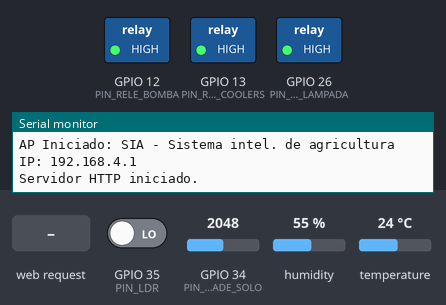
Recording of a sketch running on a simulated ESP32. Shown: switched loads named in the sketch (green lamp = pin HIGH), the last lines printed to the serial monitor. The test bench sets the inputs (shaded band); at power-on: GPIO 34 (PIN_UMIDADE_SOLO) = 2048, GPIO 35 (PIN_LDR) LOW, humidity 55 %, temperature 24 °C. Storage starts empty; random numbers use the default seed unless the sketch sets one.

Above: at 1.2 s.
1.3 s: HTTP request GET /command?modo=auto received
At 2.5 s:
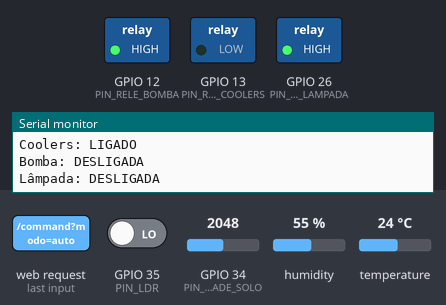
3.5 s: HTTP request GET /command?modo=manual received
Timing chart, 0 to 6.5 s (numbered marks = the images above; inputs shaded):
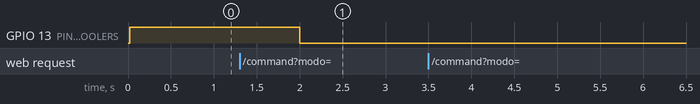

The sketch:

esp32.ino
```cpp
#include <WiFi.h>
#include <WebServer.h>
#include <DHT.h>
#include "FS.h"
#include "LittleFS.h"


// === DEFINIÇÕES DE PINOS ===
#define PIN_DHT 14
#define PIN_UMIDADE_SOLO 34
#define PIN_LDR 35

// Atuadores (Relés - Lógica Invertida: LOW = Liga, HIGH = Desliga)
#define PIN_RELE_COOLERS 13
#define PIN_RELE_LAMPADA 26
#define PIN_RELE_BOMBA 12
#define LIGA LOW
#define DESLIGA HIGH

// === CONFIGURAÇÕES GERAIS ===
const char *ssid = "SIA - Sistema intel. de agricultura";
const char *password = "sia12345";
IPAddress local_IP(192, 168, 4, 1);
IPAddress gateway(192, 168, 4, 1);
IPAddress subnet(255, 255, 255, 0);

// === INSTÂNCIAS ===
WebServer server(80);
DHT dht(PIN_DHT, DHT11);

// === VARIÁVEIS DE ESTADO E LEITURA ===
float temperatura = 0.0;
float umidadeAr = 0.0;
int umidadeSoloRaw = 0;
int umidadeSoloPorcentagem = 0;
int luminosidade = 0;
int luxSimulado = 0;

int estadoCoolers = 0;
int estadoLampada = 0;
int estadoBomba = 0;
bool modoAutomatico = false; // Começa em modo automático

// Setpoints
float tempMax_SP = 28.0;
float umidadeMin_SP = 40.0;
int lumMin_SP = 300;

// Variáveis de temporização
unsigned long tempoUltimaLeitura = 0;
const long intervaloLeitura = 1000;
unsigned long tempoUltimoDebug = 0;
const long intervaloDebug = 2500;

// === FUNÇÕES DE SISTEMA (LittleFS) ===

bool loadFromLittleFS(String path) {
    String contentType = "text/plain";
    if (path.endsWith(".html")) contentType = "text/html";
    else if (path.endsWith(".css")) contentType = "text/css";
    else if (path.endsWith(".js")) contentType = "application/javascript";
    else if (path.endsWith(".png")) contentType = "image/png";
    else if (path.endsWith(".jpg")) contentType = "image/jpeg";
    else if (path.endsWith(".ico")) contentType = "image/x-icon";

    if (LittleFS.exists(path)) {
        File file = LittleFS.open(path, "r");
        server.streamFile(file, contentType);
        file.close();
        return true;
    }
    return false;
}

// === FUNÇÕES DE CONTROLE DE ATUADORES ===

void setCoolers(int estado) {
    estadoCoolers = estado;
    digitalWrite(PIN_RELE_COOLERS, estado == 1 ? LIGA : DESLIGA);
    Serial.printf("Coolers: %s\n", estado == 1 ? "LIGADO" : "DESLIGADO");
}
void setLampada(int estado) {
    estadoLampada = estado;
    digitalWrite(PIN_RELE_LAMPADA, estado == 1 ? LIGA : DESLIGA);
    Serial.printf("Lâmpada: %s\n", estado == 1 ? "LIGADA" : "DESLIGADA");
}
void setBomba(int estado) {
    estadoBomba = estado;
    digitalWrite(PIN_RELE_BOMBA, estado == 1 ? LIGA : DESLIGA);
    Serial.printf("Bomba: %s\n", estado == 1 ? "LIGADA" : "DESLIGADA");
}

// === FUNÇÕES DE LEITURA E LÓGICA ===

void lerSensores() {
    umidadeAr = dht.readHumidity();
    temperatura = dht.readTemperature();
    // if (isnan(umidadeAr) || isnan(temperatura)) { ... }

    umidadeSoloRaw = analogRead(PIN_UMIDADE_SOLO);
    int umidadeSoloMinADC = 3500;
    int umidadeSoloMaxADC = 2000;
    umidadeSoloPorcentagem = map(umidadeSoloRaw, umidadeSoloMinADC, umidadeSoloMaxADC, 0, 100);
    umidadeSoloPorcentagem = constrain(umidadeSoloPorcentagem, 0, 100);

    luminosidade = digitalRead(PIN_LDR);
    luxSimulado = (luminosidade == 1) ? 500 : 50;
    luxSimulado += random(-20, 20);
    luxSimulado = constrain(luxSimulado, 0, 600);
}

void logicaControle() {
    if (!modoAutomatico) return;

    // 1. Controle de Temperatura (Coolers)
    if (temperatura > tempMax_SP + 1.0) {
        setCoolers(1);
    } else if (temperatura < tempMax_SP - 1.0) {
        setCoolers(0);
    }

    // 2. Controle de Umidade do Solo (Bomba)
    if (umidadeSoloPorcentagem < umidadeMin_SP - 5) {
        setBomba(1);
    } else if (umidadeSoloPorcentagem > umidadeMin_SP + 5) {
        setBomba(0);
    }

    // 3. Controle de Luminosidade (Lâmpada)
    if (luxSimulado > lumMin_SP) {
        setLampada(1);
    } else if (luxSimulado < lumMin_SP + 50) {
        setLampada(0);
    }
}

void printDebugState() {
    Serial.print("🤖 Modo Automático: ");
    Serial.println(modoAutomatico ? "ATIVO" : "DESATIVADO");

    Serial.print("    Coolers: ");
    Serial.println(estadoCoolers == 1 ? "LIGADO" : "DESLIGADO");

    Serial.print("    Lâmpada: ");
    Serial.println(estadoLampada == 1 ? "LIGADA" : "DESLIGADA");

    Serial.print("    Bomba: ");
    Serial.println(estadoBomba == 1 ? "LIGADA" : "DESLIGADA");

    Serial.println("-------------------------");
}

// === HANDLERS DO WEB SERVER ===

void handleRoot() {
    // Tenta carregar index.html. Se falhar, assume que o arquivo não foi carregado no LittleFS.
    if (!loadFromLittleFS("/index.html")) {
        server.send(404, "text/plain", "ERRO FATAL: index.html nao encontrado no LittleFS!");
    }
}

void handleFileRequest() {
    String path = server.uri();
    // Tenta carregar o arquivo com base na URI (ex: /style.css, /main.js)
    if (!loadFromLittleFS(path)) {
        server.send(404, "text/plain", "Arquivo nao encontrado: " + path);
    }
}

void handleStatus() {
    lerSensores();

    String json = "{";
    json += "\"temp\":" + String(temperatura, 1) + ",";
    json += "\"um_ar\":" + String(umidadeAr, 1) + ",";
    json += "\"um_solo\":" + String(umidadeSoloPorcentagem) + ",";
    json += "\"lux\":" + String(luxSimulado) + ",";
    json += "\"coolers\":" + String(estadoCoolers) + ",";
    json += "\"lampada\":" + String(estadoLampada) + ",";
    json += "\"bomba\":" + String(estadoBomba) + ",";
    json += "\"modo_auto\":" + String(modoAutomatico ? "true" : "false") + ",";
    json += "\"temp_sp\":" + String(tempMax_SP, 1) + ",";
    json += "\"um_solo_sp\":" + String(umidadeMin_SP, 1) + ",";
    json += "\"lum_sp\":" + String(lumMin_SP);
    json += "}";

    server.send(200, "application/json", json);
}

void handleCommand() {
    if (server.hasArg("modo")) {
        String modo = server.arg("modo");
        if (modo == "manual") {
            modoAutomatico = false;
            server.send(200, "text/plain", "Modo Manual Ativado.");
        } else if (modo == "auto") {
            tempMax_SP = server.arg("temp").toFloat();
            umidadeMin_SP = server.arg("solo").toFloat();

            int flagLuz = server.arg("lux").toInt();
            if (flagLuz == 1) {
                lumMin_SP = 250;
            } else {
                lumMin_SP = 9999;
            }

            modoAutomatico = true;
            server.send(200, "text/plain", "Modo Automatico Ativado e SPs Salvos.");
        }
        return;
    }

    if (!modoAutomatico && server.hasArg("atuador") && server.hasArg("estado")) {
        String atuador = server.arg("atuador");
        int estado = server.arg("estado").toInt();

        if (atuador == "fans") {
            setCoolers(estado);
        } else if (atuador == "luz") {
            setLampada(estado);
        } else if (atuador == "regar") {
            setBomba(estado);
        } else {
            server.send(400, "text/plain", "Comando de atuador invalido.");
            return;
        }
        server.send(200, "text/plain", "Comando recebido e executado.");
    } else if (modoAutomatico) {
        server.send(403, "text/plain", "Operacao Manual bloqueada. Desative o Modo Automatico.");
    } else {
        server.send(400, "text/plain", "Parametros de comando ausentes.");
    }
}

// === SETUP & LOOP ===

void setup() {
    Serial.begin(115200);

    // Inicializa o LittleFS
    if (!LittleFS.begin(true)) {
        Serial.println("Erro ao montar o LittleFS! Garanta que os arquivos foram carregados.");
        return;
    }
    Serial.println("LittleFS montado.");

    // Configuração de Pinos e Estado Inicial
    pinMode(PIN_RELE_COOLERS, OUTPUT);
    pinMode(PIN_RELE_LAMPADA, OUTPUT);
    pinMode(PIN_RELE_BOMBA, OUTPUT);
    pinMode(PIN_LDR, INPUT);
    setCoolers(0); setLampada(0); setBomba(0);
    dht.begin();

    // Inicialização do Access Point (AP)
    WiFi.softAPConfig(local_IP, gateway, subnet);
    WiFi.softAP(ssid, password);
    Serial.print("AP Iniciado: "); Serial.println(ssid);
    Serial.print("IP: "); Serial.println(WiFi.softAPIP());

    // Configuração das Rotas do Servidor
    server.on("/", handleRoot);
    server.on("/status", handleStatus);
    server.on("/command", handleCommand);
    server.onNotFound(handleFileRequest);

    server.begin();
    Serial.println("Servidor HTTP iniciado.");
}

void loop() {
    server.handleClient();

    // Leitura de Sensores e Lógica de Controle
    if (millis() - tempoUltimaLeitura >= intervaloLeitura) {
        tempoUltimaLeitura = millis();
        lerSensores();
        logicaControle();
    }

    // Log de Debug
    if (millis() - tempoUltimoDebug >= intervaloDebug) {
        tempoUltimoDebug = millis();
        printDebugState();
    }
}
```

Measured:
- after the input at 1.3 s, GPIO 13 (PIN_RELE_COOLERS): HIGH → LOW after 0.70 s
